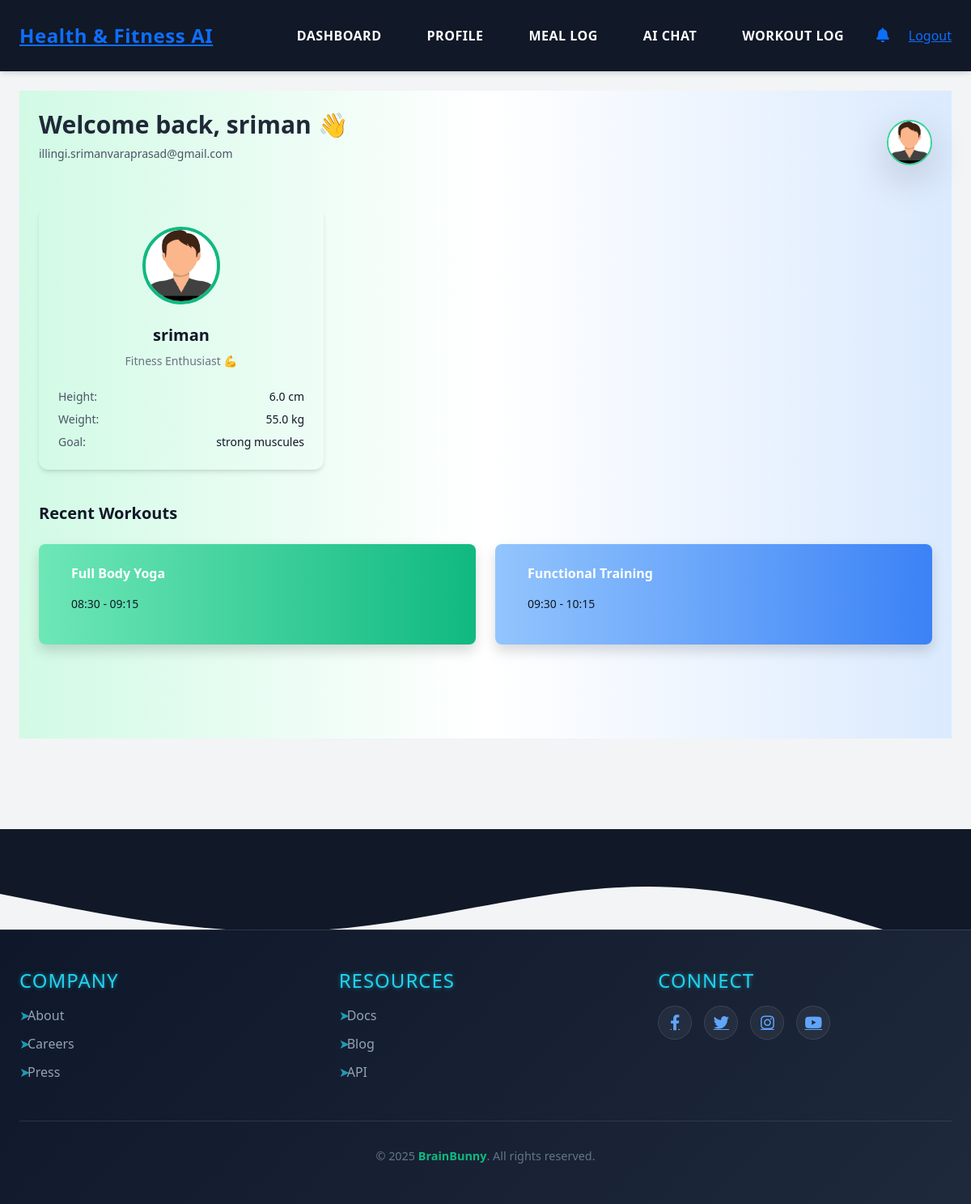
The app's page /profile/ (signed in) with its own data.
### users/models.py (models this page shows, shortened)
class UserProfile(models.Model):
    user = models.OneToOneField(User, on_delete=models.CASCADE)
    age = models.IntegerField(null=True, blank=True)
    height = models.FloatField(help_text="Height in cm", null=True, blank=True)
    weight = models.FloatField(help_text="Weight in kg", null=True, blank=True)
    fitness_goal = models.CharField(max_length=255, blank=True)
    profile_picture = models.ImageField(upload_to='profile_pics/', null=True, blank=True)

### users/views.py (the view)
# urls.py: path('profile/', views.profile_view, name='profile'),
@login_required
def profile_view(request):
    profile, created = UserProfile.objects.get_or_create(user=request.user)
    return render(request, 'users/profile.html', {'profile': profile})

### notifications/context_processors.py (called while the page is built)
def notification_status(request):
    if request.user.is_authenticated:
        has_new = Notification.objects.filter(user=request.user, is_read=False).exists()
        return {'has_new_notifications': has_new}
    return {}

### templates/users/profile.html (shortened to what this page needs)
{% extends "users/base.html" %}
{% block content %}
<div class="flex h-auto min-h-screen bg-gradient-to-r from-green-100 via-white to-blue-100 p-6">
    <main class="flex-1 max-w-6xl mx-auto">
        <div class="flex justify-between items-center mb-10">
            <div>
                <h2 class="text-3xl font-bold text-gray-800">Welcome back, {{ profile.user.username }} 👋</h2>
                <p class="text-sm text-gray-600">{{ profile.user.email }}</p>
            </div>
            <div class="flex items-center space-x-4">
                {% load static %}
                <img src="{% if profile.profile_picture %}{{ profile.profile_picture.url }}{% else %}{% static 'avatar.png' %}{% endif %}" class="h-14 w-14 rounded-full border-2 border-green-400 shadow-lg" alt="Avatar">
            </div>
        </div>
        <div class="grid grid-cols-1 md:grid-cols-3 gap-6">
            <div class="bg-white/80 backdrop-blur-md p-6 rounded-xl shadow-md hover:shadow-xl transition-all duration-300">
                <div class="text-center">
                    <img src="{% if profile.profile_picture %}{{ profile.profile_picture.url }}{% else %}{% static 'avatar.png' %}{% endif %}" class="h-24 w-24 mx-auto rounded-full mb-4 border-4 border-green-500">
                    <h3 class="text-xl font-semibold">{{ profile.user.get_full_name|default:profile.user.username }}</h3>
                    <p class="text-gray-500 text-sm mt-1">Fitness Enthusiast 💪</p>
                </div>
                <div class="mt-4 space-y-2 text-sm">
                    <div class="flex justify-between">
                        <span class="font-medium text-gray-600">Height:</span><span>{{ profile.height }} cm</span>
                    </div>
                    <div class="flex justify-between">
                        <span class="font-medium text-gray-600">Weight:</span><span>{{ profile.weight }} kg</span>
                    </div>
                    <div class="flex justify-between">
                        <span class="font-medium text-gray-600">Goal:</span><span>{{ profile.fitness_goal }}</span>
                    </div>
                </div>
            </div>
            <div class="col-span-1 md:col-span-2 flex items-center justify-center">
                <lottie-player
                    src="https://assets9.lottiefiles.com/packages/lf20_q8qzfysh.json"
                    background="transparent"
                    speed="1"
                    style="width: 300px; height: 300px;"
                    loop autoplay>
                </lottie-player>
            </div>
        </div>
        <div class="mt-10">
            <h4 class="text-xl font-semibold mb-4">Recent Workouts</h4>
            <div class="grid md:grid-cols-2 gap-6">
                <div class="bg-gradient-to-r from-green-300 to-green-500 p-4 rounded-lg shadow">
                    <div class="flex items-center space-x-4">
                        <div>
                            <p class="text-white font-semibold">Full Body Yoga</p>
                            <p class="text-white/70 text-sm">08:30 - 09:15</p>
                        </div>
                    </div>
                </div>
                <div class="bg-gradient-to-r from-blue-300 to-blue-500 p-4 rounded-lg shadow">
                    <div class="flex items-center space-x-4">
                        <div>
                            <p class="text-white font-semibold">Functional Training</p>
                            <p class="text-white/70 text-sm">09:30 - 10:15</p>
                        </div>
                    </div>
                </div>
            </div>
        </div>
    </main>
</div>
{% endblock %}

### records on screen
UserProfile: user.username "sriman", user.email "illingi.srimanvaraprasad@gmail.com", profile_picture (picture), user.get_full_name "sriman", height "6.0", weight "55.0", fitness_goal "strong muscules"
